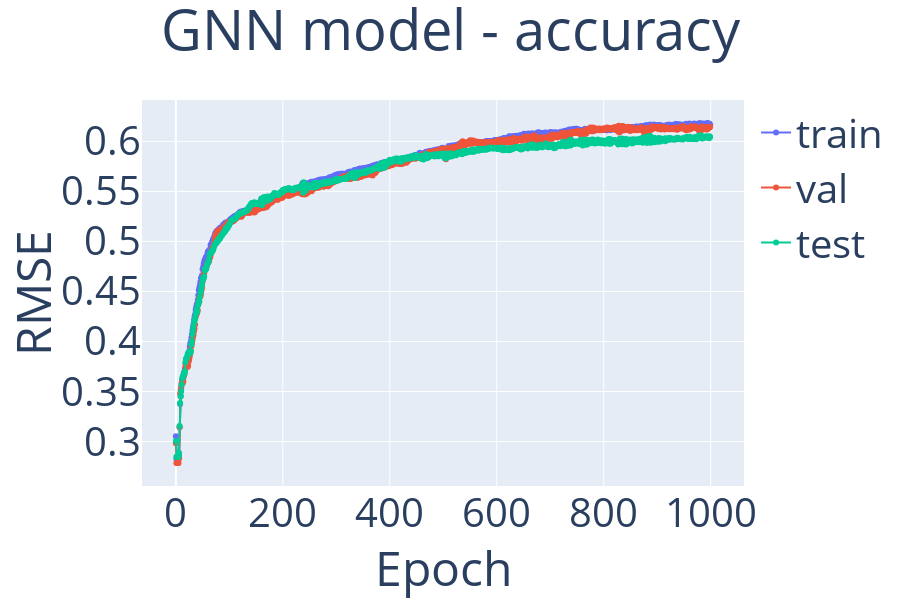
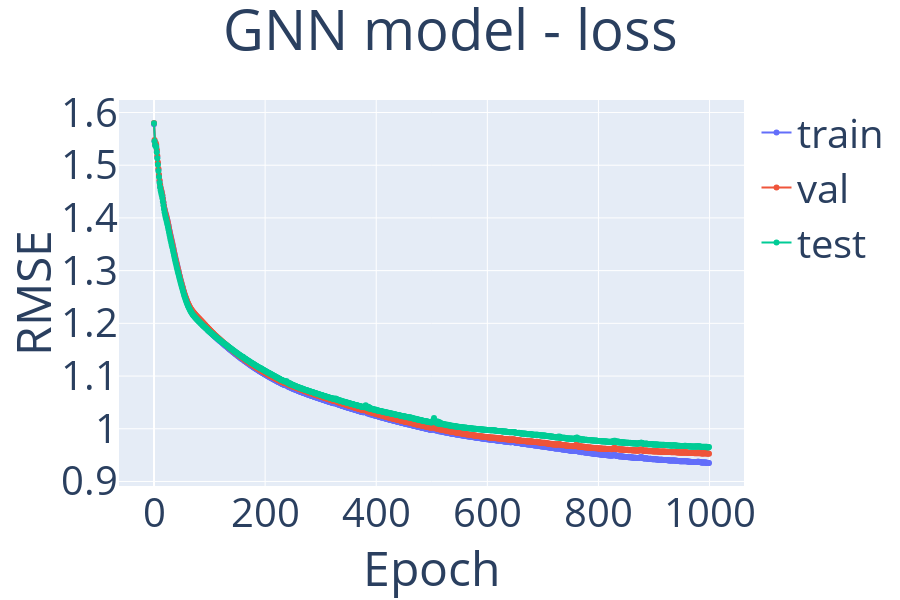

Notebook code cell kept with these figures, in order:
### Code cell
import models.GNN 
import models.Base
import sys
import importlib 
importlib.reload(sys.modules['models.Base'])
importlib.reload(sys.modules['models.GNN']) # these imports are necessary only for local changes to the file
from models.GNN import GNN

gnn_model = GNN(task, use_leaderboard=False)
# metrics = gnn_model.fit(run.networkx_graph, run.X, run.y, train_mask, val_mask, test_mask, num_epochs=1000, metric_name=metric_name)
metrics = gnn_model.fit(networkx_graph, X, y, train_mask, val_mask, test_mask, num_epochs=1000, metric_name=metric_name, normalize_features=True)
gnn_model.plot_interactive(metrics, legend=['train', 'val', 'test'], title='GNN model', metric_name=[metric_name, 'loss'])

### Figure 1 — Plotly figure (JSON) as saved in the notebook; plotly's stock layout.template omitted (floating-point values rounded to 4 significant figures; data arrays with more than 128 entries replaced by an {"elided": "..."} marker saying what was removed)
{"data": [{"mode": "lines+markers", "name": "train", "type": "scatter", "x": {"elided": "1000 int values"}, "y": {"elided": "1000 float values"}}, {"mode": "lines+markers", "name": "val", "type": "scatter", "x": {"elided": "1000 int values"}, "y": {"elided": "1000 float values"}}, {"mode": "lines+markers", "name": "test", "type": "scatter", "x": {"elided": "1000 int values"}, "y": {"elided": "1000 float values"}}], "layout": {"font": {"size": 40}, "height": 600, "title": {"text": "GNN model - accuracy", "x": 0.5}, "xaxis": {"title": {"text": "Epoch"}}, "yaxis": {"title": {"text": "RMSE"}}}}

### Figure 2 — Plotly figure (JSON) as saved in the notebook; plotly's stock layout.template omitted (floating-point values rounded to 4 significant figures; data arrays with more than 128 entries replaced by an {"elided": "..."} marker saying what was removed)
{"data": [{"mode": "lines+markers", "name": "train", "type": "scatter", "x": {"elided": "1000 int values"}, "y": {"elided": "1000 float values"}}, {"mode": "lines+markers", "name": "val", "type": "scatter", "x": {"elided": "1000 int values"}, "y": {"elided": "1000 float values"}}, {"mode": "lines+markers", "name": "test", "type": "scatter", "x": {"elided": "1000 int values"}, "y": {"elided": "1000 float values"}}], "layout": {"font": {"size": 40}, "height": 600, "title": {"text": "GNN model - loss", "x": 0.5}, "xaxis": {"title": {"text": "Epoch"}}, "yaxis": {"title": {"text": "RMSE"}}}}
